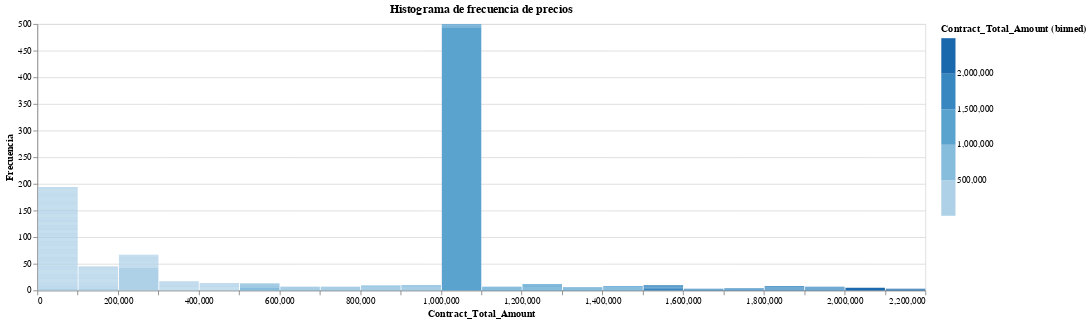

Here is the notebook cell this chart was saved with:
### Code cell
source_contract = pd.DataFrame(df.Contract_Total_Amount.value_counts()).reset_index().rename(columns={"index":"Contract_Total_Amount", "Contract_Total_Amount":"Frequency"})

# Histograma de valor de contratos
graph4=alt.Chart(source_contract).mark_bar().encode(
    alt.X('Contract_Total_Amount', bin=alt.Bin(maxbins=30), title="Contract_Total_Amount"),
    alt.Y('Frequency', title="Frecuencia"),
    alt.Color('Contract_Total_Amount', bin=True),
    tooltip=['Contract_Total_Amount', 'Frequency']
).properties(title="Histograma de frecuencia de precios",width=1000)

display(graph4)

### Figure 1 — Vega-Lite specification as saved in the notebook (floating-point values rounded to 4 significant figures; data arrays with more than 128 entries replaced by an {"elided": "..."} marker saying what was removed)
{"$schema": "https://vega.github.io/schema/vega-lite/v5.14.1.json", "config": {"view": {"continuousHeight": 300, "continuousWidth": 300}}, "data": {"name": "data-af796c996baa90d41027619486205939"}, "datasets": {"data-af796c996baa90d41027619486205939": {"elided": "399 records"}}, "encoding": {"color": {"bin": true, "field": "Contract_Total_Amount", "type": "quantitative"}, "tooltip": [{"field": "Contract_Total_Amount", "type": "quantitative"}, {"field": "Frequency", "type": "quantitative"}], "x": {"bin": {"maxbins": 30}, "field": "Contract_Total_Amount", "title": "Contract_Total_Amount", "type": "quantitative"}, "y": {"field": "Frequency", "title": "Frecuencia", "type": "quantitative"}}, "mark": {"type": "bar"}, "title": "Histograma de frecuencia de precios", "width": 1000}
